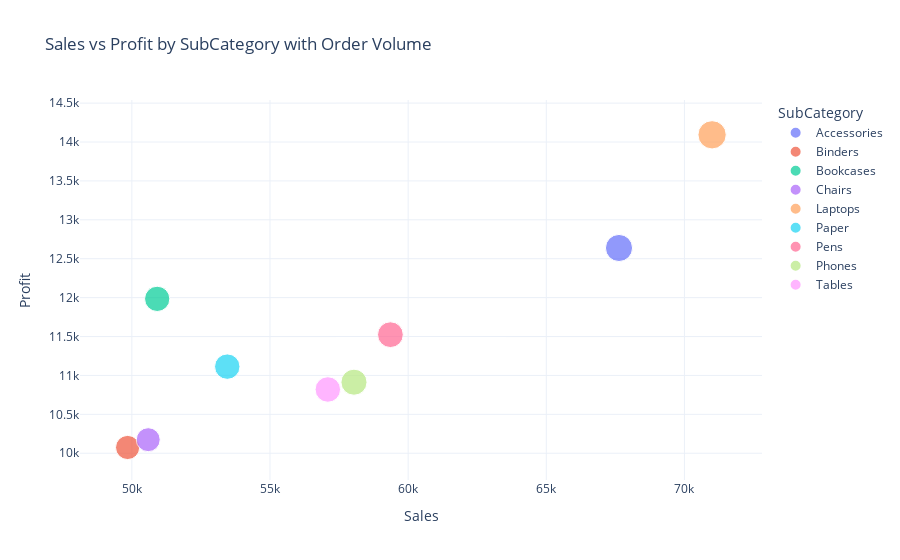

The notebook cell this image was saved under:
### Code cell
# 🔵 Bubble Plot

df_count = df.groupby("SubCategory").agg({
    "Sales": "sum",
    "Profit": "sum",
    "OrderID": "count"
}).reset_index().rename(columns={"OrderID": "Orders"})

fig4 = bubble_plot(
    df_count,
    x="Sales",
    y="Profit",
    size="Orders",
    color="SubCategory",
    title="Sales vs Profit by SubCategory with Order Volume"
)
fig4.show()

### Figure 1 — Plotly figure (JSON) as saved in the notebook; plotly's stock layout.template omitted (floating-point values rounded to 4 significant figures)
{"data": [{"hovertemplate": "SubCategory=Accessories<br>Sales=%{x}<br>Profit=%{y}<br>Orders=%{marker.size}<extra></extra>", "legendgroup": "Accessories", "marker": {"color": "#636efa", "size": [123], "sizemode": "area", "sizeref": 0.335, "symbol": "circle"}, "mode": "markers", "name": "Accessories", "orientation": "v", "showlegend": true, "type": "scatter", "x": [67630.0], "xaxis": "x", "y": [12640.0], "yaxis": "y"}, {"hovertemplate": "SubCategory=Binders<br>Sales=%{x}<br>Profit=%{y}<br>Orders=%{marker.size}<extra></extra>", "legendgroup": "Binders", "marker": {"color": "#EF553B", "size": [98], "sizemode": "area", "sizeref": 0.335, "symbol": "circle"}, "mode": "markers", "name": "Binders", "orientation": "v", "showlegend": true, "type": "scatter", "x": [49850.0], "xaxis": "x", "y": [10070.0], "yaxis": "y"}, {"hovertemplate": "SubCategory=Bookcases<br>Sales=%{x}<br>Profit=%{y}<br>Orders=%{marker.size}<extra></extra>", "legendgroup": "Bookcases", "marker": {"color": "#00cc96", "size": [107], "sizemode": "area", "sizeref": 0.335, "symbol": "circle"}, "mode": "markers", "name": "Bookcases", "orientation": "v", "showlegend": true, "type": "scatter", "x": [50920.0], "xaxis": "x", "y": [11980.0], "yaxis": "y"}, {"hovertemplate": "SubCategory=Chairs<br>Sales=%{x}<br>Profit=%{y}<br>Orders=%{marker.size}<extra></extra>", "legendgroup": "Chairs", "marker": {"color": "#ab63fa", "size": [96], "sizemode": "area", "sizeref": 0.335, "symbol": "circle"}, "mode": "markers", "name": "Chairs", "orientation": "v", "showlegend": true, "type": "scatter", "x": [50590.0], "xaxis": "x", "y": [10170.0], "yaxis": "y"}, {"hovertemplate": "SubCategory=Laptops<br>Sales=%{x}<br>Profit=%{y}<br>Orders=%{marker.size}<extra></extra>", "legendgroup": "Laptops", "marker": {"color": "#FFA15A", "size": [134], "sizemode": "area", "sizeref": 0.335, "symbol": "circle"}, "mode": "markers", "name": "Laptops", "orientation": "v", "showlegend": true, "type": "scatter", "x": [71000.0], "xaxis": "x", "y": [14090.0], "yaxis": "y"}, {"hovertemplate": "SubCategory=Paper<br>Sales=%{x}<br>Profit=%{y}<br>Orders=%{marker.size}<extra></extra>", "legendgroup": "Paper", "marker": {"color": "#19d3f3", "size": [108], "sizemode": "area", "sizeref": 0.335, "symbol": "circle"}, "mode": "markers", "name": "Paper", "orientation": "v", "showlegend": true, "type": "scatter", "x": [53450.0], "xaxis": "x", "y": [11110.0], "yaxis": "y"}, {"hovertemplate": "SubCategory=Pens<br>Sales=%{x}<br>Profit=%{y}<br>Orders=%{marker.size}<extra></extra>", "legendgroup": "Pens", "marker": {"color": "#FF6692", "size": [111], "sizemode": "area", "sizeref": 0.335, "symbol": "circle"}, "mode": "markers", "name": "Pens", "orientation": "v", "showlegend": true, "type": "scatter", "x": [59360.0], "xaxis": "x", "y": [11520.0], "yaxis": "y"}, {"hovertemplate": "SubCategory=Phones<br>Sales=%{x}<br>Profit=%{y}<br>Orders=%{marker.size}<extra></extra>", "legendgroup": "Phones", "marker": {"color": "#B6E880", "size": [114], "sizemode": "area", "sizeref": 0.335, "symbol": "circle"}, "mode": "markers", "name": "Phones", "orientation": "v", "showlegend": true, "type": "scatter", "x": [58040.0], "xaxis": "x", "y": [10910.0], "yaxis": "y"}, {"hovertemplate": "SubCategory=Tables<br>Sales=%{x}<br>Profit=%{y}<br>Orders=%{marker.size}<extra></extra>", "legendgroup": "Tables", "marker": {"color": "#FF97FF", "size": [109], "sizemode": "area", "sizeref": 0.335, "symbol": "circle"}, "mode": "markers", "name": "Tables", "orientation": "v", "showlegend": true, "type": "scatter", "x": [57090.0], "xaxis": "x", "y": [10820.0], "yaxis": "y"}], "layout": {"legend": {"itemsizing": "constant", "title": {"text": "SubCategory"}, "tracegroupgap": 0}, "title": {"text": "Sales vs Profit by SubCategory with Order Volume"}, "xaxis": {"anchor": "y", "domain": [0, 1], "title": {"text": "Sales"}}, "yaxis": {"anchor": "x", "domain": [0, 1], "title": {"text": "Profit"}}}}
